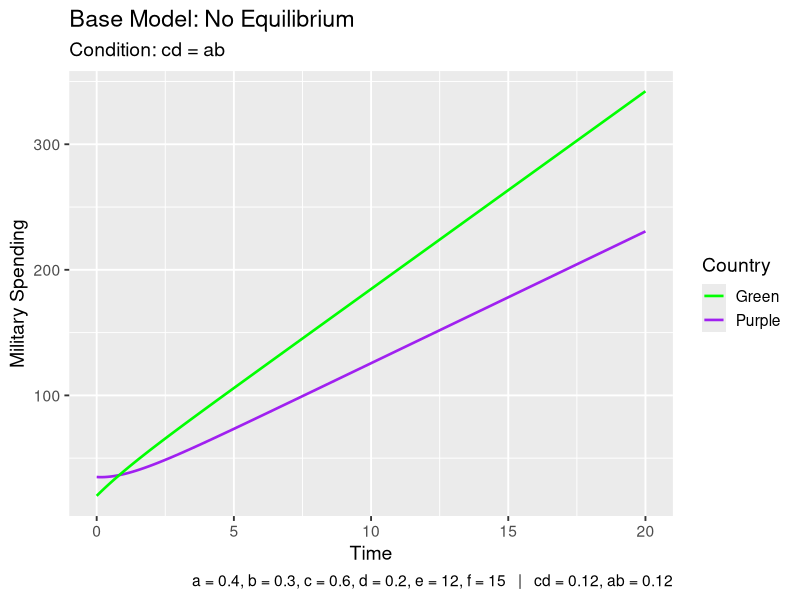
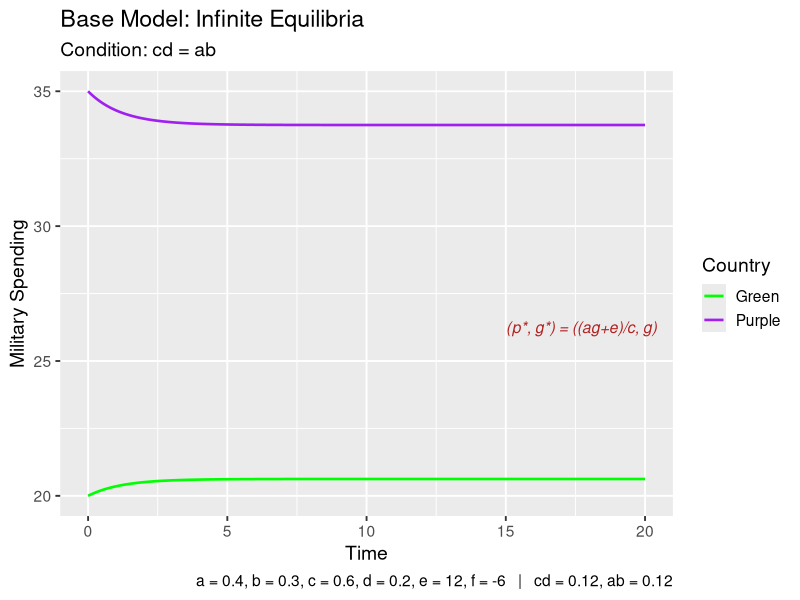
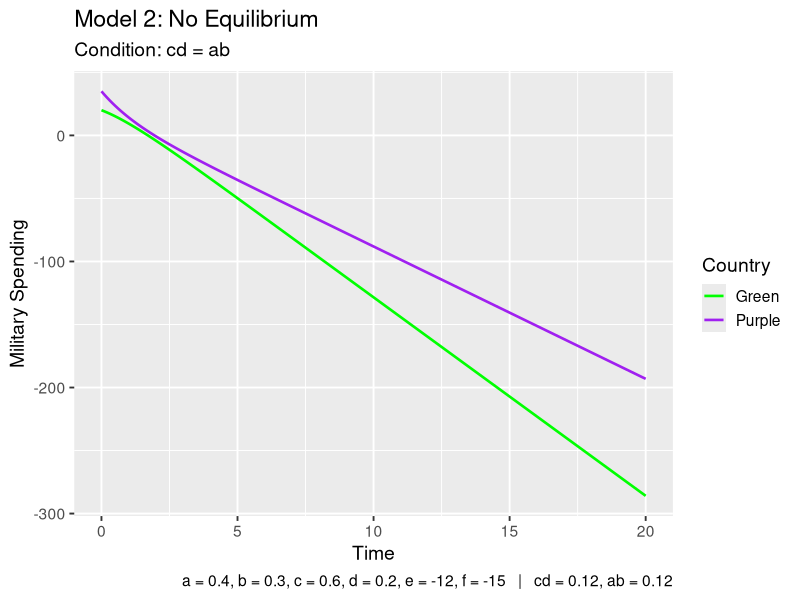
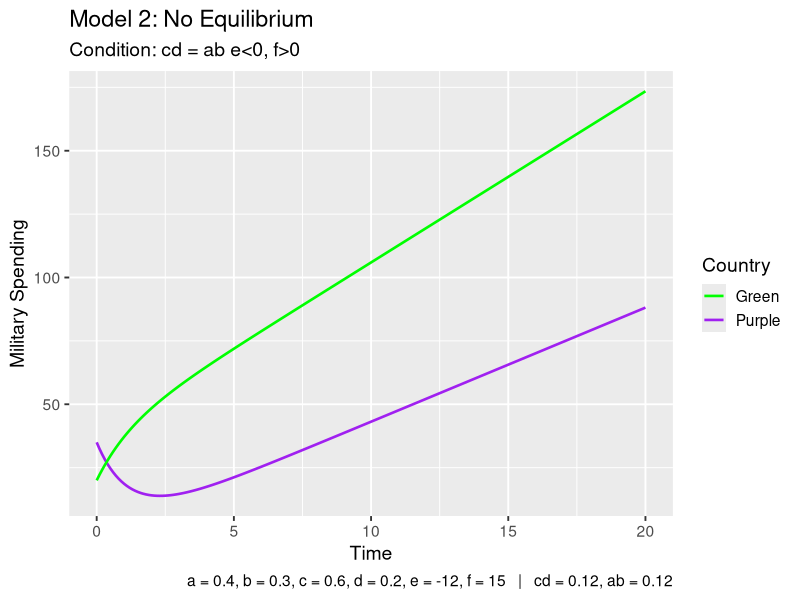
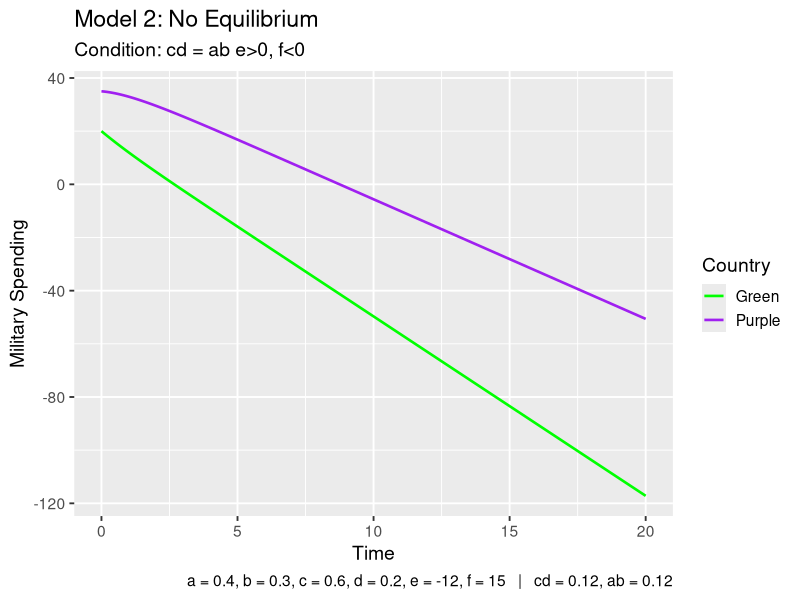
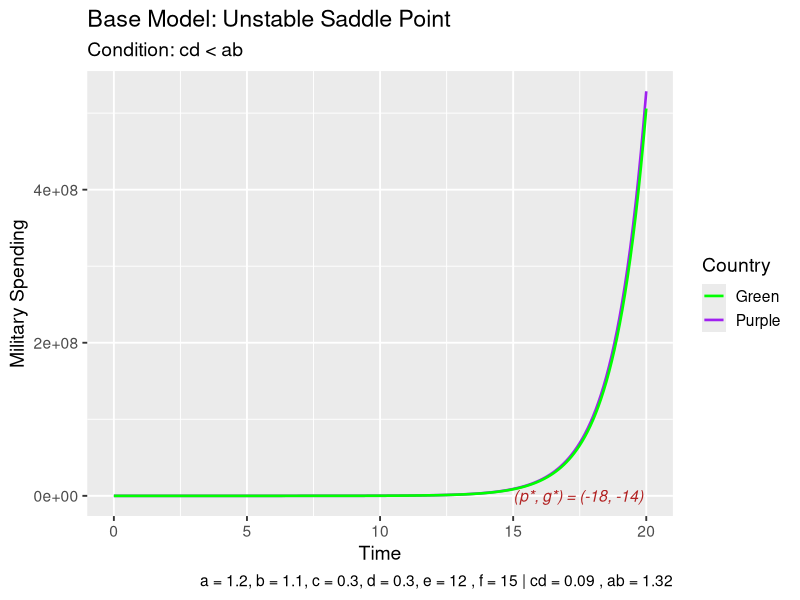
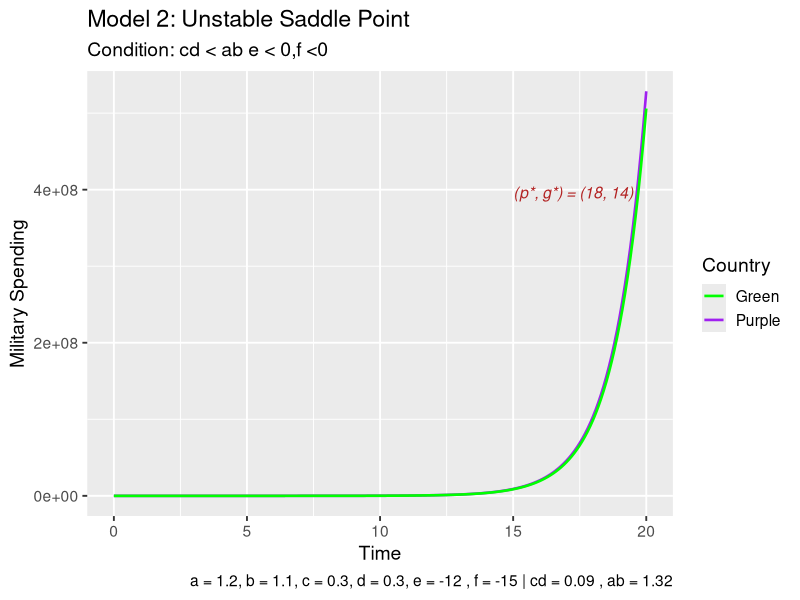
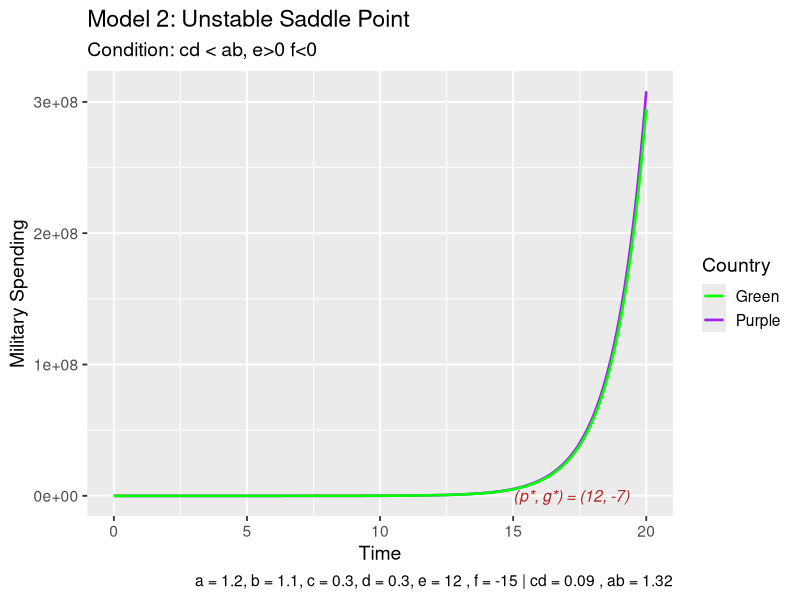

Write the R code that produced these figures, in order.
####################
# Arms Race Model 2, extending base model with e,f parameters
####################

#load libraries
library(ggplot2)

#time values
t_vals <- seq(0, 20, by = 0.1)

#parameters
#values of e and f shift the equilibrium but do not change stability results - confirm
e <- 12
f <- 15

#initial conditions determine the starting point of the simulation
#values below or above equilibrium affect whether spending initially increases or decreases
#p0 <- 12
#g0 <- 15
p0 <- 35
g0 <- 20

#create matrix to store model values: simulated spending levels of Purple and Green, respectively
arms <- matrix(NA, nrow = 2, ncol = length(t_vals))
arms[,1] <- c(p0, g0)

#Euler's method to numerically simulate the arms race model
arms_model <- function(t_vals, arms, a, b, c, d, e, f){
  h <- t_vals[2] - t_vals[1]
  for(t in 2:length(t_vals)){
    
    p_prev <- arms[1, t-1]
    g_prev <- arms[2, t-1]
  
    dp <- a*g_prev - c*p_prev + e
    dg <- b*p_prev - d*g_prev + f
    
    p_new <- p_prev + h*dp
    g_new <- g_prev + h*dg
    
    arms[,t] <- c(p_new, g_new)
  }
  return(arms)
}


#equilibirum point calculation
equilibrium <- function(a, b, c, d, e, f) {
  denom <- c*d - a*b
  if (abs(denom) < 1e-10) return(NULL)
  
  p_star <- (d*e + a*f) / denom
  g_star <- (b*e + c*f) / denom
  
  return(c(p_star = p_star, g_star = g_star))
}

#Model 1 - Condition: cd = ab, (e,f) >0
model1 <- arms_model(t_vals, arms, a = 0.4, b = 0.3, c = 0.6, d = 0.2, e, f)

soln1 <- data.frame(
  time = t_vals,
  purple = model1[1,],
  green = model1[2,]
)

ggplot(soln1) +
  geom_line(aes(x = time, y = purple, colour = "Purple"), linewidth = 0.9) +
  geom_line(aes(x = time, y = green, colour = "Green"), linewidth = 0.9) +
  
  labs(
    title = "Base Model: No Equilibrium",
    subtitle = "Condition: cd = ab",
    x = "Time",
    y = "Military Spending",
    colour = "Country",
    caption = paste0(
      "a = 0.4, b = 0.3, c = 0.6, d = 0.2, e = ", e, ", f = ", f,
      "   |   cd = ", round(0.6*0.2,2),
      ", ab = ", round(0.4*0.3,2)
    )
  ) +
  
  scale_colour_manual(values = c("Purple" = "purple", "Green" = "green")) +
  
  theme_gray(base_size = 14)

#Model 1 - Condition: cd = ab, infinite equilibria case
#pick good values for e and derive f using the relation established
e <- 12
b <-0.3
c <- 0.6
f <- (-b*e)/c

# build model with with the specified parameters
model1_inf <- arms_model(t_vals, arms, a = 0.4, b = 0.3, c = 0.6, d = 0.2, e, f)

# find equilibrium
eq1_inf <- equilibrium(a = 0.4, b = 0.3, c = 0.6, d = 0.2, e, f)

# setup dataframe for plotting
soln1_inf <- data.frame(
  time = t_vals,
  purple = model1_inf[1,],
  green = model1_inf[2,]
)

#draw with ggplot
ggplot(soln1_inf) +
  geom_line(aes(x = time, y = purple, colour = "Purple"), linewidth = 0.9) +
  geom_line(aes(x = time, y = green, colour = "Green"), linewidth = 0.9) +
  
  #equilibrium label
  annotate("text",
           x = max(t_vals)*0.75,
           y = max(model1_inf[1,])*0.75,
           label = paste0("(p*, g*) = (",
                          "(ag+e)/c", ", ",
                          "g", ")"),
           hjust = 0,
           size = 4,
           colour = "firebrick",
           fontface = "italic") +
  
  # labels for titles and axis
  labs(
    title = "Base Model: Infinite Equilibria",
    subtitle = "Condition: cd = ab",
    x = "Time",
    y = "Military Spending",
    colour = "Country",
    caption = paste0(
      "a = 0.4, b = 0.3, c = 0.6, d = 0.2, e = ",  round(e,2), ", f = ", round(f,2),
      "   |   cd = ", round(0.6*0.2,2),
      ", ab = ", round(0.4*0.3,2)
    )
  ) +
  
  scale_colour_manual(values = c("Purple" = "purple", "Green" = "green")) +
  
  theme_gray(base_size = 14)

#parameters reinitialized since I need to go back to the default case
e <- 12
f <- 15

#Model 1 - Condition: cd = ab, (e,f) < 0
model1_neg <- arms_model(t_vals, arms, a = 0.4, b = 0.3, c = 0.6, d = 0.2, e=-e, f=-f)

eq1 <- equilibrium(a = 0.4, b = 0.3, c = 0.6, d = 0.2, e = -e, f = -f) 
## Returns null so I'm going to delete logic for
## plotting equilibriums

soln1_neg <- data.frame(
  time = t_vals,
  purple = model1_neg[1,],
  green = model1_neg[2,]
)

ggplot(soln1_neg) +
  geom_line(aes(x = time, y = purple, colour = "Purple"), linewidth = 0.9) +
  geom_line(aes(x = time, y = green, colour = "Green"), linewidth = 0.9) +

  labs(
    title = "Model 2: No Equilibrium",
    subtitle = "Condition: cd = ab",
    x = "Time",
    y = "Military Spending",
    colour = "Country",
    caption = paste0(
      "a = 0.4, b = 0.3, c = 0.6, d = 0.2, e = ", -e, ", f = ", -f,
      "   |   cd = ", round(0.6*0.2,2),
      ", ab = ", round(0.4*0.3,2)
    )
  ) +
  
  scale_colour_manual(values = c("Purple" = "purple", "Green" = "green")) +
  
  theme_gray(base_size = 14)

#Model 1 - Condition: cd = ab, (e< 0 f> 0)
model1_diff <- arms_model(t_vals, arms, a = 0.4, b = 0.3, c = 0.6, d = 0.2, e=-e, f=f)

eq1 <- equilibrium(a = 0.4, b = 0.3, c = 0.6, d = 0.2, e = -e, f = f) 
## Returns null so I'm going to delete logic for
## plotting equilibriums

soln1_neg <- data.frame(
  time = t_vals,
  purple = model1_diff[1,],
  green = model1_diff[2,]
)

ggplot(soln1_neg) +
  geom_line(aes(x = time, y = purple, colour = "Purple"), linewidth = 0.9) +
  geom_line(aes(x = time, y = green, colour = "Green"), linewidth = 0.9) +
  
  labs(
    title = "Model 2: No Equilibrium",
    subtitle = "Condition: cd = ab e<0, f>0",
    x = "Time",
    y = "Military Spending",
    colour = "Country",
    caption = paste0(
      "a = 0.4, b = 0.3, c = 0.6, d = 0.2, e = ", -e, ", f = ", f,
      "   |   cd = ", round(0.6*0.2,2),
      ", ab = ", round(0.4*0.3,2)
    )
  ) +
  
  scale_colour_manual(values = c("Purple" = "purple", "Green" = "green")) +
  
  theme_gray(base_size = 14)

#Model 1 - Condition: cd = ab, (e> 0 f< 0)
model1_diff_b <- arms_model(t_vals, arms, a = 0.4, b = 0.3, c = 0.6, d = 0.2, e=e, f=-f)

eq1 <- equilibrium(a = 0.4, b = 0.3, c = 0.6, d = 0.2, e = e, f = -f) 
## Returns null so I'm going to delete logic for
## plotting equilibriums

soln1_neg <- data.frame(
  time = t_vals,
  purple = model1_diff_b[1,],
  green = model1_diff_b[2,]
)

ggplot(soln1_neg) +
  geom_line(aes(x = time, y = purple, colour = "Purple"), linewidth = 0.9) +
  geom_line(aes(x = time, y = green, colour = "Green"), linewidth = 0.9) +
  
  labs(
    title = "Model 2: No Equilibrium",
    subtitle = "Condition: cd = ab e>0, f<0",
    x = "Time",
    y = "Military Spending",
    colour = "Country",
    caption = paste0(
      "a = 0.4, b = 0.3, c = 0.6, d = 0.2, e = ", -e, ", f = ", f,
      "   |   cd = ", round(0.6*0.2,2),
      ", ab = ", round(0.4*0.3,2)
    )
  ) +
  
  scale_colour_manual(values = c("Purple" = "purple", "Green" = "green")) +
  
  theme_gray(base_size = 14)

#Model 2 - Condition: cd < ab , +ve e,f
model2 <- arms_model(t_vals, arms, a = 1.2, b = 1.1, c = 0.3, d = 0.3, e, f)
#Plot Model 2
soln2 <- data.frame(
  time = t_vals,
  purple = model2[1,],
  green = model2[2,]
)

eq2 <- equilibrium(a = 1.2, b = 1.1, c = 0.3, d = 0.3, e = e, f = f)

ggplot(soln2) +
  geom_line(aes(x = time, y = purple, colour = "Purple"), linewidth = 0.9) +
  geom_line(aes(x = time, y = green, colour = "Green"), linewidth = 0.9) +
  
  #equilibrium label
  annotate("text",
           x = max(t_vals)*0.75,
           y = eq2["p_star"] + 1,
           label = paste0("(p*, g*) = (",
                          round(eq2["p_star"],0), ", ",
                          round(eq2["g_star"],0), ")"),
           hjust = 0,
           size = 4,
           colour = "firebrick",
           fontface = "italic") +
  
  labs(
    title = "Base Model: Unstable Saddle Point",
    subtitle = "Condition: cd < ab",
    x = "Time",
    y = "Military Spending",
    colour = "Country",
    caption = paste("a = 1.2, b = 1.1, c = 0.3, d = 0.3, e =", e, ", f =", f,
                    "| cd =", round(0.3*0.3,2), ", ab =", round(1.2*1.1,2))
  ) +
  scale_colour_manual(values = c("Purple" = "purple", "Green" = "green")) +
  theme_gray(base_size = 14)

#Model 2 - Condition: cd < ab , (e,f) < 0
model2_neg <- arms_model(t_vals, arms, a = 1.2, b = 1.1, c = 0.3, d = 0.3, e, f)

#Plot Model 2
soln2 <- data.frame(
  time = t_vals,
  purple = model2_neg[1,],
  green = model2_neg[2,]
)

eq2 <- equilibrium(a = 1.2, b = 1.1, c = 0.3, d = 0.3, e = -e, f = -f)

ggplot(soln2) +
  geom_line(aes(x = time, y = purple, colour = "Purple"), linewidth = 0.9) +
  geom_line(aes(x = time, y = green, colour = "Green"), linewidth = 0.9) +
  
  #equilibrium label
  annotate("text",
           x = max(t_vals)*0.75,
           y = max(model2_neg[1,])*0.75,
           label = paste0("(p*, g*) = (",
                          round(eq2["p_star"],0), ", ",
                          round(eq2["g_star"],0), ")"),
           hjust = 0,
           size = 4,
           colour = "firebrick",
           fontface = "italic") +
  
  labs(
    title = "Model 2: Unstable Saddle Point",
    subtitle = "Condition: cd < ab e < 0,f <0",
    x = "Time",
    y = "Military Spending",
    colour = "Country",
    caption = paste("a = 1.2, b = 1.1, c = 0.3, d = 0.3, e =", -e, ", f =", -f,
                    "| cd =", round(0.3*0.3,2), ", ab =", round(1.2*1.1,2))
  ) +
  scale_colour_manual(values = c("Purple" = "purple", "Green" = "green")) +
  theme_gray(base_size = 14)

#Model 2 - Condition: cd < ab , (e > 0, f < 0)
model2_diff <- arms_model(t_vals, arms, a = 1.2, b = 1.1, c = 0.3, d = 0.3, e, -f)
#Plot Model 2
soln2 <- data.frame(
  time = t_vals,
  purple = model2_diff[1,],
  green = model2_diff[2,]
)

eq2 <- equilibrium(a = 1.2, b = 1.1, c = 0.3, d = 0.3, e = e, f = -f)

ggplot(soln2) +
  geom_line(aes(x = time, y = purple, colour = "Purple"), linewidth = 0.9) +
  geom_line(aes(x = time, y = green, colour = "Green"), linewidth = 0.9) +
  
#equilibrium label
annotate("text",
         x = max(t_vals)*0.75,
         y = eq2["p_star"] + 1,
         label = paste0("(p*, g*) = (",
                        round(eq2["p_star"],0), ", ",
                        round(eq2["g_star"],0), ")"),
         hjust = 0,
         size = 4,
         colour = "firebrick",
         fontface = "italic") +
  
  labs(
    title = "Model 2: Unstable Saddle Point",
    subtitle = "Condition: cd < ab, e>0 f<0",
    x = "Time",
    y = "Military Spending",
    colour = "Country",
    caption = paste("a = 1.2, b = 1.1, c = 0.3, d = 0.3, e =", e, ", f =", -f,
                    "| cd =", round(0.3*0.3,2), ", ab =", round(1.2*1.1,2))
  ) +
  scale_colour_manual(values = c("Purple" = "purple", "Green" = "green")) +
  theme_gray(base_size = 14)

#Model 2 - Condition: cd < ab , (e < 0, f > 0)
model2_diff_b <- arms_model(t_vals, arms, a = 1.2, b = 1.1, c = 0.3, d = 0.3, -e, f)
#Plot Model 2
soln2 <- data.frame(
  time = t_vals,
  purple = model2_diff[1,],
  green = model2_diff[2,]
)

eq2 <- equilibrium(a = 1.2, b = 1.1, c = 0.3, d = 0.3, e = -e, f = f)

ggplot(soln2) +
  geom_line(aes(x = time, y = purple, colour = "Purple"), linewidth = 0.9) +
  geom_line(aes(x = time, y = green, colour = "Green"), linewidth = 0.9) +
  
  #equilibrium label
  annotate("text",
           x = max(t_vals)*0.75,
           y = eq2["p_star"] + 1,
           label = paste0("(p*, g*) = (",
                          round(eq2["p_star"],0), ", ",
                          round(eq2["g_star"],0), ")"),
           hjust = 0,
           size = 4,
           colour = "firebrick",
           fontface = "italic") +
  
  labs(
    title = "Model 2: Unstable Saddle Point",
    subtitle = "Condition: cd < ab, e<0 f>0",
    x = "Time",
    y = "Military Spending",
    colour = "Country",
    caption = paste("a = 1.2, b = 1.1, c = 0.3, d = 0.3, e =", -e, ", f =", f,
                    "| cd =", round(0.3*0.3,2), ", ab =", round(1.2*1.1,2))
  ) +
  scale_colour_manual(values = c("Purple" = "purple", "Green" = "green")) +
  theme_gray(base_size = 14)

#Model 3: Condition: cd > ab , e>0 f>0
model3 <- arms_model(t_vals, arms, a = 0.4, b = 0.3, c = 0.8, d = 0.9, e, f)

soln3 <- data.frame(
  time = t_vals,
  purple = model3[1,],
  green = model3[2,]
)

eq3 <- equilibrium(a = 0.4, b = 0.3, c = 0.8, d = 0.9, e = e, f = f)

ggplot(soln3) +
  geom_line(aes(x = time, y = purple, colour = "Purple"), linewidth = 0.9) +
  geom_line(aes(x = time, y = green, colour = "Green"), linewidth = 0.9) +
  
  #equilibrium label
  annotate("text",
           x = max(t_vals)*0.75,
           y = max(model3[1,])*0.75,
           label = paste0("(p*, g*) = (",
                          round(eq3["p_star"],0), ", ",
                          round(eq3["g_star"],0), ")"),
           hjust = 0,
           size = 4,
           colour = "firebrick",
           fontface = "italic") +
  
  labs(
    title = "Base Model: Stable Node",
    subtitle = "Condition: cd > ab, e> 0, f>0",
    x = "Time",
    y = "Military Spending",
    colour = "Country",
    caption = paste("a = 0.4, b = 0.3, c = 0.8, d = 0.9, e =", e, ", f =", f,
                    "| cd =", round(0.8*0.9,2), ", ab =", round(0.4*0.3,2))
  ) +
  
  scale_colour_manual(values = c("Purple" = "purple", "Green" = "green")) +
  
  theme_gray(base_size = 14) +
  theme(
    plot.title = element_text(face = "plain"),
    plot.subtitle = element_text(size = 12),
    legend.position = "right",
    plot.caption = element_text(size = 10)
  )

#Model 3: Condition: cd > ab, (e,f) < 0
model3_neg <- arms_model(t_vals, arms, a = 0.4, b = 0.3, c = 0.8, d = 0.9, -e, -f)

soln3_neg <- data.frame(
  time = t_vals,
  purple = model3_neg[1,],
  green = model3_neg[2,]
)

eq3 <- equilibrium(a = 0.4, b = 0.3, c = 0.8, d = 0.9, e = -e, f = -f)

ggplot(soln3_neg) +
  geom_line(aes(x = time, y = purple, colour = "Purple"), linewidth = 0.9) +
  geom_line(aes(x = time, y = green, colour = "Green"), linewidth = 0.9) +
  
  #equilibrium label
  annotate("text",
           x = max(t_vals)*0.75,
           y = max(model3_neg[1,])*0.75,
           label = paste0("(p*, g*) = (",
                          round(eq3["p_star"],0), ", ",
                          round(eq3["g_star"],0), ")"),
           hjust = 0,
           size = 4,
           colour = "firebrick",
           fontface = "italic") +
  
  labs(
    title = "Model 2: Stable Node",
    subtitle = "Condition: cd > ab, e < 0, f< 0",
    x = "Time",
    y = "Military Spending",
    colour = "Country",
    caption = paste("a = 0.4, b = 0.3, c = 0.8, d = 0.9, e =", -e, ", f =", -f,
                    "| cd =", round(0.8*0.9,2), ", ab =", round(0.4*0.3,2))
  ) +
  
  scale_colour_manual(values = c("Purple" = "purple", "Green" = "green")) +
  
  theme_gray(base_size = 14) +
  theme(
    plot.title = element_text(face = "plain"),
    plot.subtitle = element_text(size = 12),
    legend.position = "right",
    plot.caption = element_text(size = 10)
  )

#Model 3: Condition: cd > ab, (e < 0, f > 0)
model3_diff <- arms_model(t_vals, arms, a = 0.4, b = 0.3, c = 0.8, d = 0.9, -e, f)

soln3_diff <- data.frame(
  time = t_vals,
  purple = model3_diff[1,],
  green = model3_diff[2,]
)

eq3 <- equilibrium(a = 0.4, b = 0.3, c = 0.8, d = 0.9, e = -e, f = f)

ggplot(soln3_diff) +
  geom_line(aes(x = time, y = purple, colour = "Purple"), linewidth = 0.9) +
  geom_line(aes(x = time, y = green, colour = "Green"), linewidth = 0.9) +
  
  #equilibrium label
  annotate("text",
           x = max(t_vals)*0.75,
           y = max(model3_diff[1,])*0.75,
           label = paste0("(p*, g*) = (",
                          round(eq3["p_star"],0), ", ",
                          round(eq3["g_star"],0), ")"),
           hjust = 0,
           size = 4,
           colour = "firebrick",
           fontface = "italic") +
  
  labs(
    title = "Model 2: Stable Node",
    subtitle = "Condition: cd > ab, e<0, f>0",
    x = "Time",
    y = "Military Spending",
    colour = "Country",
    caption = paste("a = 0.4, b = 0.3, c = 0.8, d = 0.9, e =", -e, ", f =", f,
                    "| cd =", round(0.8*0.9,2), ", ab =", round(0.4*0.3,2))
  ) +
  
  scale_colour_manual(values = c("Purple" = "purple", "Green" = "green")) +
  
  theme_gray(base_size = 14) +
  theme(
    plot.title = element_text(face = "plain"),
    plot.subtitle = element_text(size = 12),
    legend.position = "right",
    plot.caption = element_text(size = 10)
  )

#Model 3: Condition: cd > ab, (e > 0, f < 0)
model3_diff_b <- arms_model(t_vals, arms, a = 0.4, b = 0.3, c = 0.8, d = 0.9, e, -f)

soln3_diff_b <- data.frame(
  time = t_vals,
  purple = model3_diff_b[1,],
  green = model3_diff_b[2,]
)

eq3 <- equilibrium(a = 0.4, b = 0.3, c = 0.8, d = 0.9, e = e, f = -f)

ggplot(soln3_diff_b) +
  geom_line(aes(x = time, y = purple, colour = "Purple"), linewidth = 0.9) +
  geom_line(aes(x = time, y = green, colour = "Green"), linewidth = 0.9) +
  
  #equilibrium label
  annotate("text",
           x = max(t_vals)*0.75,
           y = max(model3_diff_b[1,])*0.75,
           label = paste0("(p*, g*) = (",
                          round(eq3["p_star"],0), ", ",
                          round(eq3["g_star"],0), ")"),
           hjust = 0,
           size = 4,
           colour = "firebrick",
           fontface = "italic") +
  
  labs(
    title = "Model 2: Stable Node",
    subtitle = "Condition: cd > ab, e>0, f<0",
    x = "Time",
    y = "Military Spending",
    colour = "Country",
    caption = paste("a = 0.4, b = 0.3, c = 0.8, d = 0.9, e =", e, ", f =", -f,
                    "| cd =", round(0.8*0.9,2), ", ab =", round(0.4*0.3,2))
  ) +
  
  scale_colour_manual(values = c("Purple" = "purple", "Green" = "green")) +
  
  theme_gray(base_size = 14) +
  theme(
    plot.title = element_text(face = "plain"),
    plot.subtitle = element_text(size = 12),
    legend.position = "right",
    plot.caption = element_text(size = 10)
  )
